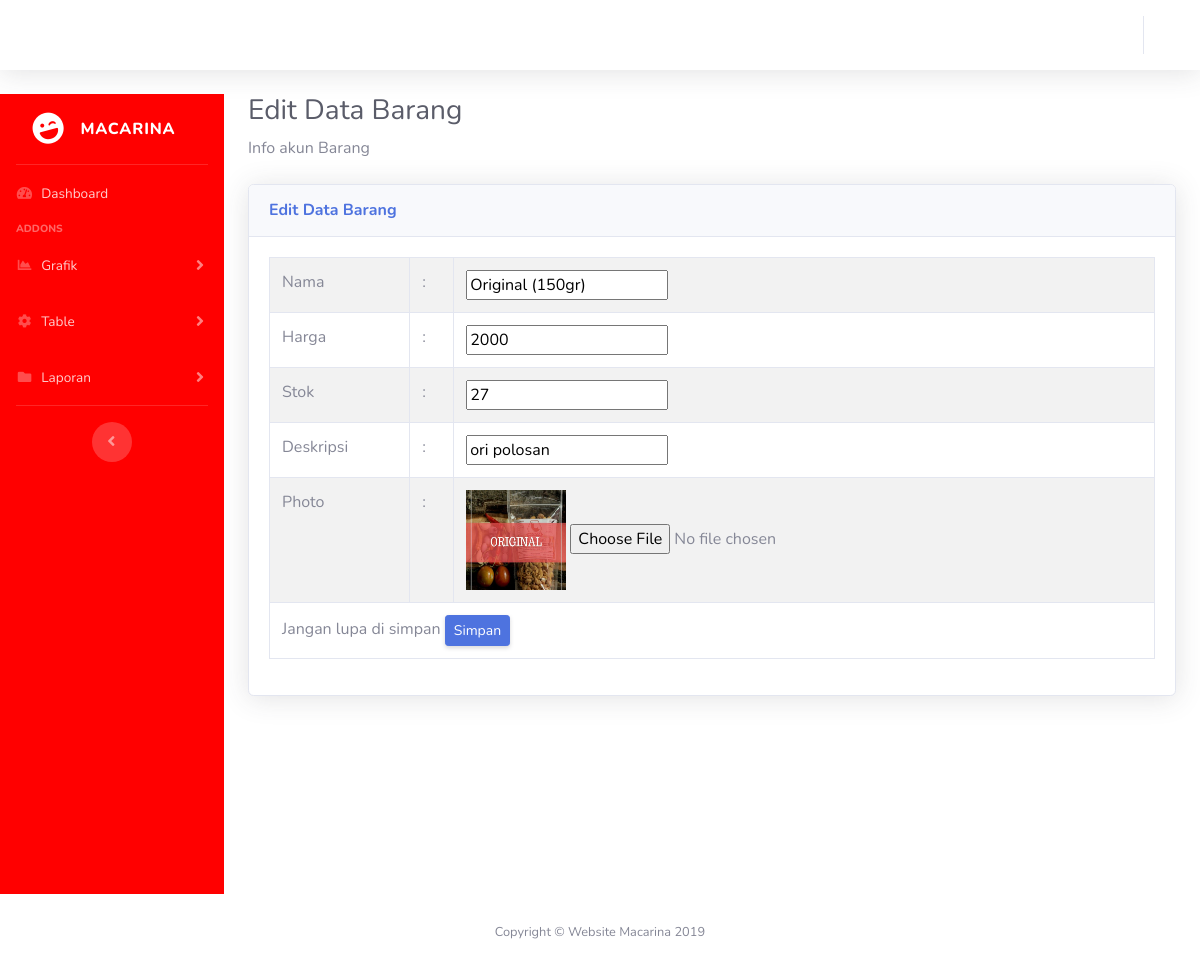
Screenshot of /admin/barang/detBarang.php?txt_idbrg=2 with the database file from the repository.
### tables this page shows
CREATE TABLE `barang` (
  `kd_barang` int(11) NOT NULL,
  `nama_barang` varchar(50) NOT NULL,
  `harga` int(11) NOT NULL,
  `stok` int(11) NOT NULL,
  `gambar_brg` varchar(25) NOT NULL,
  `deskripsi` varchar(20) NOT NULL
);

### admin/barang/detBarang.php (the view, shortened to what this page needs)
<!DOCTYPE html>
<html lang="en">
<head>
  <link href="../vendor/fontawesome-free/css/all.min.css" rel="stylesheet" type="text/css">
  <link href="../css/sb-admin-2.min.css" rel="stylesheet">
  <link href="../vendor/datatables/dataTables.bootstrap4.min.css" rel="stylesheet">
</head>
<?php
include_once "../topNavbar.php";
?>
  <div id="wrapper">
<?php
include_once "../config/side.php";
?>
        <div class="container-fluid">
          <h1 class="h3 mb-2 text-gray-800">Edit Data Barang</h1>
          <p class="mb-4">Info akun Barang</p>
          <div class="card shadow mb-4">
            <div class="card-header py-3">
              <h6 class="m-0 font-weight-bold text-primary">Edit Data Barang</h6>
            </div>
            <div class="card-body">
            <?php
            include "../config/config.php";
            $id = $_GET['txt_idbrg'];
            $query_mysql = mysqli_query($koneksi,"SELECT barang.* , barang.kd_barang
            FROM barang
              WHERE barang.kd_barang = $id");
            while($data = mysqli_fetch_array($query_mysql)){
          ?>
            <form method ="POST" action="editBarang.php" enctype="multipart/form-data">
                <table border="1" class="table table-striped table-bordered table-hover">
                    <tr>
                        <td>Nama</td>
                        <td>:</td>
                        <td><input type="text" name="txt_nama_brg" value="<?php echo $data['nama_barang'] ?>"></td>
                    </tr>
                    <tr>
                        <td>Harga</td>
                        <td>:</td>
                        <td><input type="number" name="txt_harga" value="<?php echo $data['harga'] ?>" ></td>
                    </tr>
                    <tr>
                        <td>Stok </td>
                        <td>:</td>
                        <td><input type="number" name="txt_stok" value="<?php echo $data['stok'] ?>"> </td>
                    </tr>
                    <tr>
                        <td>Deskripsi </td>
                        <td>:</td>
                        <td><input type="textarea" name="txt_desc" value="<?php echo $data['deskripsi'] ?>"> </td>
                    </tr>
                    <tr>
                        <td>Photo </td>
                        <td>:</td>
                        <td><?php echo "<img src='../img/barang/".$data['gambar_brg']."' width='100px' height='100px'/>" ?>
                        <input type="file" name="gambar" />
                       </td>
                    </tr>
                    <tr>
                        <td colspan="3">Jangan lupa di simpan <input class="d-none d-sm-inline-block btn btn-sm btn-primary shadow-sm" type="submit" name="btn_simpan" value="Simpan"></td>
                    </tr>
                </table>
            </form>
            <?php } ?>
            </div>
          </div>
        </div>
      </div>
      <?php
      include_once "../footer.php";
      ?>
    </div>
  </div>
</body>
</html>

### rows the page displays
barang: txt_nama_brg "Original (150gr)", txt_harga "2000", txt_stok "27", txt_desc "ori polosan", gambar_brg (picture)
